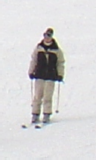
#> input picture data/DB_Images_Pos/DB2.bmp, 96 x 160 px; the run also reads 1 picture not shown here
$ python GenerateFeatures.py
#> lines starting #> are read from the running program, lines starting #| are printed output that depends on the picture
### HOG.py
import numpy as np
import cv2
import math

# 3x3 masks for sobel operator
Gx = np.array([
        [-1, 0, 1],
        [-2, 0, 2],
        [-1, 0, 1]
])

Gy = np.array([
        [1, 2, 1],
        [0, 0, 0],
        [-1, -2, -1]
])


def rgb_to_gray(img):
    """
    Converts rgb image to gray scale
    Args:
        img (numpy.ndarray): input image

    Returns:
        numpy.ndarray: gray scale version of image
    """

    #extract red, green, and blue values from image
    R, G, B = img[:,:,0], img[:,:,1], img[:,:,2]

    #compute grayscale and round
    grayscale = (0.299 * R +
                 0.587 * G +
                 0.114 * B).round(decimals=0)

    return grayscale

# Functions
def convolve(mat, filtermask):
    """
    Performs convolutions given an input and kernel
    Args:
        mat (numpy.ndarray): input array
        filtermask (numpy.ndarray): kernel
    Returns:
        numpy.ndarray: result of convolutions
    """

    # get number of rows and cols in matrix
    rows, cols = mat.shape[0], mat.shape[1]

    # calculate the range of the mask
    radius, length = int(filtermask.shape[0] / 2), filtermask.shape[0]

    # initialize result
    res = np.empty(mat.shape)
    res[:] = 0

    # perform convolutions
    for i in range(rows - length + 1):
        for j in range(cols - length + 1):
            res[i+radius,j+radius] = np.sum(filtermask * mat[i:i+length, j:j+length])

    return res


def min_max_normalization(mat):
    """
    Performs min-max normalization to make matrix values [0,255]
    Args:
        mat (numpy.ndarray): input array
    Returns:
        numpy.ndarray: normalized matrix
    """

    #get min and max val
    min_val = np.min(mat)
    max_val = np.max(mat)

    #scale matrix
    scaled = ((mat - min_val) /  (max_val-min_val)) * 255

    #round off
    scaled = scaled.round(decimals = 0)

    return scaled


def gradient_operator(img):
    """
    Perform gradient operator on img
    Args:
        img (numpy.ndarray): input image
    Returns:
        grad_mag_normalized (numpy.ndarray): normalized magnitudes
        gradient_angles (numpy.ndarray): gradient angles
    """

    #convolve image with sobel operator Gx and Gy
    grad_x, grad_y = convolve(img, Gx), convolve(img, Gy)

    #compute gradient magnitude
    grad_mag =  np.sqrt(np.square(grad_x) + np.square(grad_y))

    #normalize gradient magnitude to [0,255]
    grad_mag_normalized = min_max_normalization(grad_mag)

    #compute gradient angles
    gradient_angles = np.arctan2(grad_y,grad_x) * (180/np.pi)

    #convert negative angles to positive
    gradient_angles = np.where(gradient_angles<0, gradient_angles + 360, gradient_angles)

    #set values where both grad_x and grad_x are 0, to 0
    n_rows, n_cols =  img.shape[0], img.shape[1]
    for i in range(n_rows):
        for j in range(n_cols):
            if grad_x[i,j] == 0 and grad_y[i,j] == 0:
                grad_mag_normalized[i,j] = 0
                gradient_angles[i,j] = 0

    #replace all nans with 0
    grad_mag_normalized = np.where(np.isnan(grad_mag_normalized), 0, grad_mag_normalized)
    gradient_angles = np.where(np.isnan(gradient_angles), 0, grad_mag_normalized)

    return grad_mag_normalized, gradient_angles


#histogram bins, bin # mapped to bin center
bin_centers = {}
for i in range(1,10):
    bin_centers[i] = 20*(i-1) + 10


def compute_histogram(cell_mag, cell_grad):
    """
    Computes histogram for a cell
    Args:
        cell_mag (numpy.ndarray): gradient magnitudes for cell
        cell_grad (numpy.ndarray): gradient angles for cell
    Returns:
        histogram (list): histogram weights for cell
    """

    #initialize histogram for cell
    histogram = [0 for _ in range(9)]

    n_rows, n_cols =  cell_mag.shape[0], cell_mag.shape[1]

    #calculate histogram for cell
    for i in range(n_rows):
        for j in range(n_cols):

            #get magnitude and angle
            magnitude, angle = cell_mag[i][j], cell_grad[i][j]

            #if angle >=180, subtract 180 from it
            if angle >= 180:
                angle -= 180

            #angle is < 10 or angle > 170
            if angle < bin_centers[1] or angle >= bin_centers[9]:

                left_bin_idx = 9
                right_bin_idx = 1
            #otherwise find matching bins
            else:
                left_bin_idx = math.floor((angle - 10) / 20) + 1
                right_bin_idx = left_bin_idx + 1

            #if less than first bin center, use reference angle
            if angle < bin_centers[1]: angle += 180

            #print(magnitude, angle, left_bin_idx, right_bin_idx)

            #calculate adjustments
            histogram[left_bin_idx - 1] += magnitude * (1 - ((angle - bin_centers[left_bin_idx]) / 20))
            histogram[right_bin_idx - 1] += magnitude * ((angle - bin_centers[left_bin_idx]) / 20)

    #make sure that all numbers in histogram
    assert np.all(np.array(histogram) >= 0)

    return histogram


def feature_of_block(block_magnitudes, block_gradient, cell_size):
    """
    Computes feature vector for block and performs L2 block normalization
    Args:
        block_magnitudes (numpy.ndarray): gradient magnitudes for block
        block_gradient (numpy.ndarray): gradient angles for block
        cell_size (int) : size of 1 side of cell
    Returns:
        block_histogram_normalized (numpy.array): normalized block feature vector
    """

    #initialize concatenation of all histograms of block
    block_histogram = np.empty((0,))

    #for all cells in block, compute histogram and add to
    for i in range(0, block_magnitudes.shape[0], cell_size):
        for j in range(0, block_magnitudes.shape[1], cell_size):

            #get cell from block
            cell_mag, cell_grad  = block_magnitudes[i:i+cell_size, j:j+cell_size], block_gradient[i:i+cell_size, j:j+cell_size]

            #compute histogram of oriented gradients
            hist = np.array(compute_histogram(cell_mag, cell_grad))

            #concat to block histogram
            block_histogram = np.concatenate((block_histogram, hist))

    #L2 Normalization
    block_histogram_normalized = block_histogram / np.sqrt(np.sum(np.square(block_histogram)))

    #some blocks might have histograms with weight 0
    block_histogram_normalized = np.nan_to_num(block_histogram_normalized, nan = 0)

    return block_histogram_normalized


def HOG_feature_vector(grad_mag_normalized, gradient_angles, cell_size, block_size, step_size):
    """
    Computes HOG feature vector from all blocks
    Args:
        grad_mag_normalized (numpy.ndarray): gradient magnitudes for block
        gradient_angles (numpy.ndarray): gradient angles for block
        cell_size (int) : size of 1 side of cell
        block_size (int) : size of 1 side of block
        step_size (int) : block step size
    Returns:
        HOG_feature_normalized (numpy.array): normalized HOG feature vector
    """

    #cell size = 8x8, block size = 16x16, step size  = 8 pixels
    n_rows, n_cols = grad_mag_normalized.shape[0], grad_mag_normalized.shape[1]

    #final feature vector
    feature_vector = np.empty((0,))

    for i in range(0, n_rows - block_size + 1, step_size):
        for j in range(0, n_cols - block_size + 1, step_size):

            #fetch block magnitudes and gradients
            block_magnitudes, block_gradients = grad_mag_normalized[i:i+block_size, j:j+block_size], gradient_angles[i:i+block_size, j:j+block_size]
            #compute normalized block histogram
            block_histogram_normalized = feature_of_block(block_magnitudes, block_gradients, cell_size)
            #add histograms from block to feature vector
            feature_vector = np.concatenate((feature_vector, block_histogram_normalized))

    #normalized HOG Vector
    HOG_feature_normalized = feature_vector / np.sum(feature_vector)


    return HOG_feature_normalized, feature_vector


def HOG(filepath, normalized = True, magnitudes = False):
    """
    Computes HOG feature vector from image
    Args:
        filepath (string): filepath to image
    Returns:
        features (numpy.array): normalized HOG feature vector
    """

    #read in image with RGB flag
    im = cv2.imread(filepath, 1)

    #convert to gray scale
    gray = rgb_to_gray(im)

    #compute gradient magnitudes and gradient angles
    grad_mag_normalized, gradient_angles = gradient_operator(gray)

    #return normalized gradient magnitudes
    if magnitudes == True:
        return grad_mag_normalized

    #get final feature vector
    features_normalized, features = HOG_feature_vector(grad_mag_normalized, gradient_angles, cell_size = 8, block_size = 16, step_size = 8)

    #make sure there are no nan values in feature vector
    assert(np.count_nonzero(np.isnan(features_normalized)) == 0)

    #return normalized feature vector or non normalized version
    if normalized:
        return features_normalized
    else:
        return features

### GenerateFeatures.py
from HOG import HOG
import re
from PIL import Image
def write_features(files, path):
    #write db feature values to txt file
    for image in files:
        #compute feature values
        vals = HOG("data/" + image, normalized = False)
        #fetch file name
        img_name = re.split("/|\.", image)[1]
        #write feature values to file
        with open(path + img_name + ".txt", 'w') as f:
            c = 1
            for line in vals:
                if c == 7524:
                    f.write(str(line))
                else:
                    f.write(str(line) + '\n')
                c += 1
            f.close()

def main():
    #images to compute features on
    db_images = ["DB_Images_Pos/DB2.bmp", "DB_Images_Pos/DB9.bmp", "DB_Images_Neg/DB15.bmp"]
    test_images = ["Test_Images_Pos/T2.bmp", "Test_Images_Pos/T5.bmp", "Test_Images_Neg/T10.bmp"]

    #write feature values to txt
    write_features(db_images, "results/DB/")
#> in HOG, im is the input picture: shape (160, 96, 3); mean B, G, R 212.5, 211.8, 212.9
#> in gradient_operator, `grad_mag =  np.sqrt(np.square(grad_x) + np.square(grad_y))`:
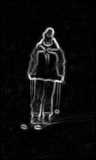
#> grad_mag: shape (160, 96) float64; min 0, max 731.4, mean 38.2; drawn with min black and max white
#> in min_max_normalization, `min_val = np.min(mat)`: min_val = 0
#> in min_max_normalization, `max_val = np.max(mat)`: max_val = 731.4
#> in gradient_operator, `gradient_angles = np.where(gradient_angles<0, gradient_angles + 360, g..`:
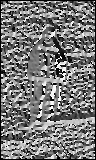
#> gradient_angles: shape (160, 96) float64; min 0, max 359.9, mean 169.9; drawn with min black and max white
#> the loop in write_features, `for line in vals:` made 7524 passes
#> line on passes 1 to 3: 0.498, 0, 0
#> pass 2 of the loop in write_features, `for image in files:`:
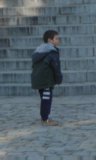
#> input picture data/DB_Images_Pos/DB9.bmp, 96 x 160 px
#> in HOG, im is the input picture: shape (160, 96, 3); mean B, G, R 110, 101.1, 86.6
#> after the loop in convolve (call 4), `for i in range(rows - length + 1):`:
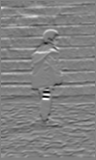
#> res: shape (160, 96) float64; min -414, max 402, mean -0.1; drawn with min black and max white
#> in gradient_operator (call 2), `gradient_angles = np.where(gradient_angles<0, gradient_angles + 360, g..`:
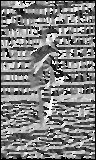
#> gradient_angles: shape (160, 96) float64; min 0, max 359.8, mean 180.4; drawn with min black and max white
#> the loop in write_features, `for line in vals:` made 7524 passes
#> line on passes 1 to 3: 0.0261, 0.215, 0.518
#> pass 3 of the loop in write_features, `for image in files:`:
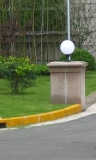
#> input picture data/DB_Images_Neg/DB15.bmp, 96 x 160 px
#> in HOG, im is the input picture: shape (160, 96, 3); mean B, G, R 87.6, 115.6, 109.9
#> after the loop in convolve (call 6), `for i in range(rows - length + 1):`:
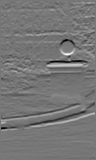
#> res: shape (160, 96) float64; min -632, max 721, mean -2.6; drawn with min black and max white
#> in gradient_operator (call 3), `gradient_angles = np.where(gradient_angles<0, gradient_angles + 360, g..`:
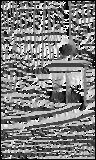
#> gradient_angles: shape (160, 96) float64; min 0, max 359.7, mean 176.6; drawn with min black and max white
#> the loop in write_features, `for line in vals:` made 7524 passes
#> line on passes 1 to 3: 0.186, 0.336, 0.103
    write_features(test_images, "results/Test/")
#> call 4 of HOG, with filepath = 'data/Test_Images_Pos/T2.bmp', normalized = False, magnitudes = False
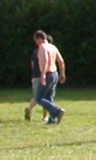
#> input picture data/Test_Images_Pos/T2.bmp, 96 x 160 px
#> in HOG, im is the input picture: shape (160, 96, 3); mean B, G, R 63.2, 96.2, 91.6
#> in rgb_to_gray (call 4), `R, G, B = img[:,:,0], img[:,:,1], img[:,:,2]`:
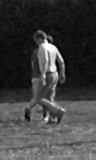
#> R: shape (160, 96); min 0, max 255, mean 63.2
#> in rgb_to_gray (call 4), `grayscale = (0.299 * R + 0.587 * G + 0.114 * B).round(decimals=0)`:
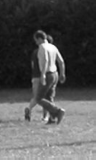
#> grayscale: shape (160, 96) float64; min 9, max 254, mean 85.8
#> after the loop in convolve (call 8), `for i in range(rows - length + 1):`:
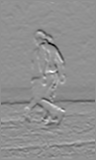
#> res: shape (160, 96) float64; min -775, max 589, mean -6.3; drawn with min black and max white
#> in gradient_operator (call 4), `gradient_angles = np.where(gradient_angles<0, gradient_angles + 360, g..`:
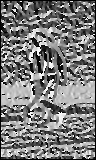
#> gradient_angles: shape (160, 96) float64; min 0, max 359.7, mean 174.7; drawn with min black and max white
#> the loop in write_features (call 2), `for line in vals:` made 7524 passes
#> line on passes 1 to 3: 0.475, 0.0348, 0
#> pass 2 of the loop in write_features, `for image in files:`:
#> the loop in write_features (call 2), `for line in vals:` made 7524 passes
#> line on passes 1 to 3: 0.399, 0.275, 0.0087
#> pass 3 of the loop in write_features, `for image in files:`:
#> the loop in write_features (call 2), `for line in vals:` made 7524 passes
#> line on passes 1 to 3: 0.115, 0.128, 0.062

    for i in range(1,6):
        filename =  "data/Test_Images_Pos/T%s.bmp" % str(i)
        grad_mag_normalized = HOG(filename, magnitudes = True)
#> pass 2 of the loop in main, `for i in range(1,6):`:
#> pass 3 of the loop in main, `for i in range(1,6):`:
#> the loop made 4 passes; the first 3 are shown
        im = Image.fromarray(grad_mag_normalized).convert("L")
        im.save("results/images/"  + str(i) + ".png")

    for i in range(6,11):
        filename =  "data/Test_Images_Neg/T%s.bmp" % str(i)
        grad_mag_normalized = HOG(filename, magnitudes = True)
        im = Image.fromarray(grad_mag_normalized).convert("L")
        im.save("results/images/"  + str(i) + ".png")


if __name__ == "__main__":
#> (the run stopped early here; a loop or call above may not have finished)
